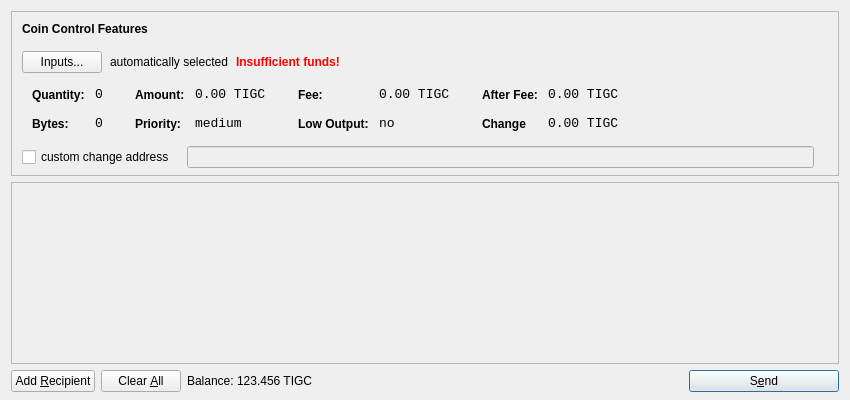
<?xml version="1.0" encoding="UTF-8"?>
<ui version="4.0">
 <class>SendCoinsDialog</class>
 <widget class="QDialog" name="SendCoinsDialog">
  <property name="geometry">
   <rect>
    <x>0</x>
    <y>0</y>
    <width>850</width>
    <height>400</height>
   </rect>
  </property>
  <property name="windowTitle">
   <string>Send Coins</string>
  </property>
  <layout class="QVBoxLayout" name="verticalLayout" stretch="0,1,0">
   <property name="bottomMargin">
    <number>8</number>
   </property>
   <item>
    <widget class="QFrame" name="frameCoinControl">
     <property name="sizePolicy">
      <sizepolicy hsizetype="Expanding" vsizetype="Expanding">
       <horstretch>0</horstretch>
       <verstretch>0</verstretch>
      </sizepolicy>
     </property>
     <property name="maximumSize">
      <size>
       <width>16777215</width>
       <height>16777215</height>
      </size>
     </property>
     <property name="frameShape">
      <enum>QFrame::StyledPanel</enum>
     </property>
     <property name="frameShadow">
      <enum>QFrame::Sunken</enum>
     </property>
     <layout class="QVBoxLayout" name="verticalLayoutCoinControl2">
      <property name="spacing">
       <number>-1</number>
      </property>
      <property name="leftMargin">
       <number>0</number>
      </property>
      <property name="topMargin">
       <number>0</number>
      </property>
      <property name="rightMargin">
       <number>0</number>
      </property>
      <property name="bottomMargin">
       <number>6</number>
      </property>
      <item>
       <layout class="QVBoxLayout" name="verticalLayoutCoinControl" stretch="0,0,0,0,1">
        <property name="spacing">
         <number>0</number>
        </property>
        <property name="leftMargin">
         <number>10</number>
        </property>
        <property name="topMargin">
         <number>10</number>
        </property>
        <item>
         <layout class="QHBoxLayout" name="horizontalLayoutCoinControl1">
          <property name="bottomMargin">
           <number>15</number>
          </property>
          <item>
           <widget class="QLabel" name="labelCoinControlFeatures">
            <property name="sizePolicy">
             <sizepolicy hsizetype="Preferred" vsizetype="Maximum">
              <horstretch>0</horstretch>
              <verstretch>0</verstretch>
             </sizepolicy>
            </property>
            <property name="font">
             <font>
              <weight>75</weight>
              <bold>true</bold>
             </font>
            </property>
            <property name="styleSheet">
             <string notr="true">font-weight:bold;</string>
            </property>
            <property name="text">
             <string>Coin Control Features</string>
            </property>
           </widget>
          </item>
         </layout>
        </item>
        <item>
         <layout class="QHBoxLayout" name="horizontalLayoutCoinControl2" stretch="0,0,0,0">
          <property name="spacing">
           <number>8</number>
          </property>
          <property name="bottomMargin">
           <number>10</number>
          </property>
          <item>
           <widget class="QPushButton" name="pushButtonCoinControl">
            <property name="styleSheet">
             <string notr="true"/>
            </property>
            <property name="text">
             <string>Inputs...</string>
            </property>
           </widget>
          </item>
          <item>
           <widget class="QLabel" name="labelCoinControlAutomaticallySelected">
            <property name="text">
             <string>automatically selected</string>
            </property>
            <property name="margin">
             <number>5</number>
            </property>
           </widget>
          </item>
          <item>
           <widget class="QLabel" name="labelCoinControlInsuffFunds">
            <property name="font">
             <font>
              <weight>75</weight>
              <bold>true</bold>
             </font>
            </property>
            <property name="styleSheet">
             <string notr="true">color:red;font-weight:bold;</string>
            </property>
            <property name="text">
             <string>Insufficient funds!</string>
            </property>
            <property name="margin">
             <number>5</number>
            </property>
           </widget>
          </item>
          <item>
           <spacer name="horizontalSpacerCoinControl">
            <property name="orientation">
             <enum>Qt::Horizontal</enum>
            </property>
            <property name="sizeHint" stdset="0">
             <size>
              <width>40</width>
              <height>1</height>
             </size>
            </property>
           </spacer>
          </item>
         </layout>
        </item>
        <item>
         <widget class="QWidget" name="widgetCoinControl" native="true">
          <property name="sizePolicy">
           <sizepolicy hsizetype="Preferred" vsizetype="Preferred">
            <horstretch>0</horstretch>
            <verstretch>0</verstretch>
           </sizepolicy>
          </property>
          <property name="minimumSize">
           <size>
            <width>0</width>
            <height>0</height>
           </size>
          </property>
          <property name="styleSheet">
           <string notr="true"/>
          </property>
          <layout class="QHBoxLayout" name="horizontalLayoutCoinControl5">
           <property name="margin">
            <number>0</number>
           </property>
           <item>
            <layout class="QHBoxLayout" name="horizontalLayoutCoinControl3" stretch="0,0,0,1">
             <property name="spacing">
              <number>20</number>
             </property>
             <property name="topMargin">
              <number>0</number>
             </property>
             <property name="bottomMargin">
              <number>10</number>
             </property>
             <item>
              <layout class="QFormLayout" name="formLayoutCoinControl1">
               <property name="horizontalSpacing">
                <number>10</number>
               </property>
               <property name="verticalSpacing">
                <number>14</number>
               </property>
               <property name="leftMargin">
                <number>10</number>
               </property>
               <property name="topMargin">
                <number>4</number>
               </property>
               <property name="rightMargin">
                <number>6</number>
               </property>
               <item row="0" column="0">
                <widget class="QLabel" name="labelCoinControlQuantityText">
                 <property name="styleSheet">
                  <string notr="true">font-weight:bold;</string>
                 </property>
                 <property name="text">
                  <string>Quantity:</string>
                 </property>
                 <property name="margin">
                  <number>0</number>
                 </property>
                </widget>
               </item>
               <item row="0" column="1">
                <widget class="QLabel" name="labelCoinControlQuantity">
                 <property name="font">
                  <font>
                   <family>Monospace</family>
                   <pointsize>10</pointsize>
                  </font>
                 </property>
                 <property name="cursor">
                  <cursorShape>IBeamCursor</cursorShape>
                 </property>
                 <property name="contextMenuPolicy">
                  <enum>Qt::ActionsContextMenu</enum>
                 </property>
                 <property name="text">
                  <string>0</string>
                 </property>
                 <property name="margin">
                  <number>0</number>
                 </property>
                 <property name="textInteractionFlags">
                  <set>Qt::LinksAccessibleByMouse|Qt::TextSelectableByKeyboard|Qt::TextSelectableByMouse</set>
                 </property>
                </widget>
               </item>
               <item row="1" column="0">
                <widget class="QLabel" name="labelCoinControlBytesText">
                 <property name="styleSheet">
                  <string notr="true">font-weight:bold;</string>
                 </property>
                 <property name="text">
                  <string>Bytes:</string>
                 </property>
                </widget>
               </item>
               <item row="1" column="1">
                <widget class="QLabel" name="labelCoinControlBytes">
                 <property name="font">
                  <font>
                   <family>Monospace</family>
                   <pointsize>10</pointsize>
                  </font>
                 </property>
                 <property name="cursor">
                  <cursorShape>IBeamCursor</cursorShape>
                 </property>
                 <property name="contextMenuPolicy">
                  <enum>Qt::ActionsContextMenu</enum>
                 </property>
                 <property name="text">
                  <string>0</string>
                 </property>
                 <property name="textInteractionFlags">
                  <set>Qt::LinksAccessibleByMouse|Qt::TextSelectableByKeyboard|Qt::TextSelectableByMouse</set>
                 </property>
                </widget>
               </item>
              </layout>
             </item>
             <item>
              <layout class="QFormLayout" name="formLayoutCoinControl2">
               <property name="horizontalSpacing">
                <number>10</number>
               </property>
               <property name="verticalSpacing">
                <number>14</number>
               </property>
               <property name="leftMargin">
                <number>6</number>
               </property>
               <property name="topMargin">
                <number>4</number>
               </property>
               <property name="rightMargin">
                <number>6</number>
               </property>
               <item row="0" column="0">
                <widget class="QLabel" name="labelCoinControlAmountText">
                 <property name="styleSheet">
                  <string notr="true">font-weight:bold;</string>
                 </property>
                 <property name="text">
                  <string>Amount:</string>
                 </property>
                 <property name="margin">
                  <number>0</number>
                 </property>
                </widget>
               </item>
               <item row="0" column="1">
                <widget class="QLabel" name="labelCoinControlAmount">
                 <property name="font">
                  <font>
                   <family>Monospace</family>
                   <pointsize>10</pointsize>
                  </font>
                 </property>
                 <property name="cursor">
                  <cursorShape>IBeamCursor</cursorShape>
                 </property>
                 <property name="contextMenuPolicy">
                  <enum>Qt::ActionsContextMenu</enum>
                 </property>
                 <property name="text">
                  <string>0.00 TIGC</string>
                 </property>
                 <property name="textInteractionFlags">
                  <set>Qt::LinksAccessibleByMouse|Qt::TextSelectableByKeyboard|Qt::TextSelectableByMouse</set>
                 </property>
                </widget>
               </item>
               <item row="1" column="0">
                <widget class="QLabel" name="labelCoinControlPriorityText">
                 <property name="styleSheet">
                  <string notr="true">font-weight:bold;</string>
                 </property>
                 <property name="text">
                  <string>Priority:</string>
                 </property>
                </widget>
               </item>
               <item row="1" column="1">
                <widget class="QLabel" name="labelCoinControlPriority">
                 <property name="font">
                  <font>
                   <family>Monospace</family>
                   <pointsize>10</pointsize>
                  </font>
                 </property>
                 <property name="cursor">
                  <cursorShape>IBeamCursor</cursorShape>
                 </property>
                 <property name="contextMenuPolicy">
                  <enum>Qt::ActionsContextMenu</enum>
                 </property>
                 <property name="text">
                  <string>medium</string>
                 </property>
                 <property name="textInteractionFlags">
                  <set>Qt::LinksAccessibleByMouse|Qt::TextSelectableByKeyboard|Qt::TextSelectableByMouse</set>
                 </property>
                </widget>
               </item>
              </layout>
             </item>
             <item>
              <layout class="QFormLayout" name="formLayoutCoinControl3">
               <property name="horizontalSpacing">
                <number>10</number>
               </property>
               <property name="verticalSpacing">
                <number>14</number>
               </property>
               <property name="leftMargin">
                <number>6</number>
               </property>
               <property name="topMargin">
                <number>4</number>
               </property>
               <property name="rightMargin">
                <number>6</number>
               </property>
               <item row="0" column="0">
                <widget class="QLabel" name="labelCoinControlFeeText">
                 <property name="styleSheet">
                  <string notr="true">font-weight:bold;</string>
                 </property>
                 <property name="text">
                  <string>Fee:</string>
                 </property>
                 <property name="margin">
                  <number>0</number>
                 </property>
                </widget>
               </item>
               <item row="0" column="1">
                <widget class="QLabel" name="labelCoinControlFee">
                 <property name="font">
                  <font>
                   <family>Monospace</family>
                   <pointsize>10</pointsize>
                  </font>
                 </property>
                 <property name="cursor">
                  <cursorShape>IBeamCursor</cursorShape>
                 </property>
                 <property name="contextMenuPolicy">
                  <enum>Qt::ActionsContextMenu</enum>
                 </property>
                 <property name="text">
                  <string>0.00 TIGC</string>
                 </property>
                 <property name="textInteractionFlags">
                  <set>Qt::LinksAccessibleByMouse|Qt::TextSelectableByKeyboard|Qt::TextSelectableByMouse</set>
                 </property>
                </widget>
               </item>
               <item row="1" column="0">
                <widget class="QLabel" name="labelCoinControlLowOutputText">
                 <property name="styleSheet">
                  <string notr="true">font-weight:bold;</string>
                 </property>
                 <property name="text">
                  <string>Low Output:</string>
                 </property>
                </widget>
               </item>
               <item row="1" column="1">
                <widget class="QLabel" name="labelCoinControlLowOutput">
                 <property name="font">
                  <font>
                   <family>Monospace</family>
                   <pointsize>10</pointsize>
                  </font>
                 </property>
                 <property name="cursor">
                  <cursorShape>IBeamCursor</cursorShape>
                 </property>
                 <property name="contextMenuPolicy">
                  <enum>Qt::ActionsContextMenu</enum>
                 </property>
                 <property name="text">
                  <string>no</string>
                 </property>
                 <property name="textInteractionFlags">
                  <set>Qt::LinksAccessibleByMouse|Qt::TextSelectableByKeyboard|Qt::TextSelectableByMouse</set>
                 </property>
                </widget>
               </item>
              </layout>
             </item>
             <item>
              <layout class="QFormLayout" name="formLayoutCoinControl4">
               <property name="horizontalSpacing">
                <number>10</number>
               </property>
               <property name="verticalSpacing">
                <number>14</number>
               </property>
               <property name="leftMargin">
                <number>6</number>
               </property>
               <property name="topMargin">
                <number>4</number>
               </property>
               <property name="rightMargin">
                <number>6</number>
               </property>
               <item row="0" column="0">
                <widget class="QLabel" name="labelCoinControlAfterFeeText">
                 <property name="styleSheet">
                  <string notr="true">font-weight:bold;</string>
                 </property>
                 <property name="text">
                  <string>After Fee:</string>
                 </property>
                 <property name="margin">
                  <number>0</number>
                 </property>
                </widget>
               </item>
               <item row="0" column="1">
                <widget class="QLabel" name="labelCoinControlAfterFee">
                 <property name="font">
                  <font>
                   <family>Monospace</family>
                   <pointsize>10</pointsize>
                  </font>
                 </property>
                 <property name="cursor">
                  <cursorShape>IBeamCursor</cursorShape>
                 </property>
                 <property name="contextMenuPolicy">
                  <enum>Qt::ActionsContextMenu</enum>
                 </property>
                 <property name="text">
                  <string>0.00 TIGC</string>
                 </property>
                 <property name="textInteractionFlags">
                  <set>Qt::LinksAccessibleByMouse|Qt::TextSelectableByKeyboard|Qt::TextSelectableByMouse</set>
                 </property>
                </widget>
               </item>
               <item row="1" column="0">
                <widget class="QLabel" name="labelCoinControlChangeText">
                 <property name="styleSheet">
                  <string notr="true">font-weight:bold;</string>
                 </property>
                 <property name="text">
                  <string>Change</string>
                 </property>
                </widget>
               </item>
               <item row="1" column="1">
                <widget class="QLabel" name="labelCoinControlChange">
                 <property name="font">
                  <font>
                   <family>Monospace</family>
                   <pointsize>10</pointsize>
                  </font>
                 </property>
                 <property name="cursor">
                  <cursorShape>IBeamCursor</cursorShape>
                 </property>
                 <property name="contextMenuPolicy">
                  <enum>Qt::ActionsContextMenu</enum>
                 </property>
                 <property name="text">
                  <string>0.00 TIGC</string>
                 </property>
                 <property name="textInteractionFlags">
                  <set>Qt::LinksAccessibleByMouse|Qt::TextSelectableByKeyboard|Qt::TextSelectableByMouse</set>
                 </property>
                </widget>
               </item>
              </layout>
             </item>
            </layout>
           </item>
          </layout>
         </widget>
        </item>
        <item>
         <layout class="QHBoxLayout" name="horizontalLayoutCoinControl4" stretch="0,0,0">
          <property name="spacing">
           <number>12</number>
          </property>
          <property name="sizeConstraint">
           <enum>QLayout::SetDefaultConstraint</enum>
          </property>
          <property name="topMargin">
           <number>5</number>
          </property>
          <property name="rightMargin">
           <number>5</number>
          </property>
          <item>
           <widget class="QCheckBox" name="checkBoxCoinControlChange">
            <property name="text">
             <string>custom change address</string>
            </property>
           </widget>
          </item>
          <item>
           <widget class="QLineEdit" name="lineEditCoinControlChange">
            <property name="enabled">
             <bool>false</bool>
            </property>
            <property name="sizePolicy">
             <sizepolicy hsizetype="Expanding" vsizetype="Fixed">
              <horstretch>0</horstretch>
              <verstretch>0</verstretch>
             </sizepolicy>
            </property>
           </widget>
          </item>
          <item>
           <widget class="QLabel" name="labelCoinControlChangeLabel">
            <property name="sizePolicy">
             <sizepolicy hsizetype="Preferred" vsizetype="Expanding">
              <horstretch>0</horstretch>
              <verstretch>0</verstretch>
             </sizepolicy>
            </property>
            <property name="minimumSize">
             <size>
              <width>0</width>
              <height>0</height>
             </size>
            </property>
            <property name="text">
             <string/>
            </property>
            <property name="margin">
             <number>3</number>
            </property>
           </widget>
          </item>
         </layout>
        </item>
        <item>
         <spacer name="verticalSpacerCoinControl">
          <property name="orientation">
           <enum>Qt::Vertical</enum>
          </property>
          <property name="sizeHint" stdset="0">
           <size>
            <width>800</width>
            <height>1</height>
           </size>
          </property>
         </spacer>
        </item>
       </layout>
      </item>
     </layout>
    </widget>
   </item>
   <item>
    <widget class="QScrollArea" name="scrollArea">
     <property name="widgetResizable">
      <bool>true</bool>
     </property>
     <widget class="QWidget" name="scrollAreaWidgetContents">
      <property name="geometry">
       <rect>
        <x>0</x>
        <y>0</y>
        <width>830</width>
        <height>165</height>
       </rect>
      </property>
      <layout class="QVBoxLayout" name="verticalLayout_2">
       <property name="margin">
        <number>0</number>
       </property>
       <item>
        <layout class="QVBoxLayout" name="entries">
         <property name="spacing">
          <number>6</number>
         </property>
        </layout>
       </item>
       <item>
        <spacer name="verticalSpacer">
         <property name="orientation">
          <enum>Qt::Vertical</enum>
         </property>
         <property name="sizeHint" stdset="0">
          <size>
           <width>20</width>
           <height>40</height>
          </size>
         </property>
        </spacer>
       </item>
      </layout>
     </widget>
    </widget>
   </item>
   <item>
    <layout class="QHBoxLayout" name="horizontalLayout">
     <item>
      <widget class="QPushButton" name="addButton">
       <property name="toolTip">
        <string>Send to multiple recipients at once</string>
       </property>
       <property name="text">
        <string>Add &amp;Recipient</string>
       </property>
       <property name="icon">
        <iconset resource="../bitcoin.qrc">
         <normaloff>:/icons/add</normaloff>:/icons/add</iconset>
       </property>
       <property name="autoDefault">
        <bool>false</bool>
       </property>
      </widget>
     </item>
     <item>
      <widget class="QPushButton" name="clearButton">
       <property name="sizePolicy">
        <sizepolicy hsizetype="Minimum" vsizetype="Fixed">
         <horstretch>0</horstretch>
         <verstretch>0</verstretch>
        </sizepolicy>
       </property>
       <property name="toolTip">
        <string>Remove all transaction fields</string>
       </property>
       <property name="text">
        <string>Clear &amp;All</string>
       </property>
       <property name="icon">
        <iconset resource="../bitcoin.qrc">
         <normaloff>:/icons/remove</normaloff>:/icons/remove</iconset>
       </property>
       <property name="autoRepeatDelay">
        <number>300</number>
       </property>
       <property name="autoDefault">
        <bool>false</bool>
       </property>
      </widget>
     </item>
     <item>
      <layout class="QHBoxLayout" name="horizontalLayout_2">
       <property name="spacing">
        <number>3</number>
       </property>
       <item>
        <widget class="QLabel" name="label">
         <property name="sizePolicy">
          <sizepolicy hsizetype="Preferred" vsizetype="Fixed">
           <horstretch>0</horstretch>
           <verstretch>0</verstretch>
          </sizepolicy>
         </property>
         <property name="text">
          <string>Balance:</string>
         </property>
        </widget>
       </item>
       <item>
        <widget class="QLabel" name="labelBalance">
         <property name="sizePolicy">
          <sizepolicy hsizetype="Preferred" vsizetype="Fixed">
           <horstretch>0</horstretch>
           <verstretch>0</verstretch>
          </sizepolicy>
         </property>
         <property name="cursor">
          <cursorShape>IBeamCursor</cursorShape>
         </property>
         <property name="text">
          <string>123.456 TIGC</string>
         </property>
         <property name="textInteractionFlags">
          <set>Qt::LinksAccessibleByMouse|Qt::TextSelectableByKeyboard|Qt::TextSelectableByMouse</set>
         </property>
        </widget>
       </item>
      </layout>
     </item>
     <item>
      <spacer name="horizontalSpacer">
       <property name="orientation">
        <enum>Qt::Horizontal</enum>
       </property>
       <property name="sizeHint" stdset="0">
        <size>
         <width>40</width>
         <height>20</height>
        </size>
       </property>
      </spacer>
     </item>
     <item>
      <widget class="QPushButton" name="sendButton">
       <property name="minimumSize">
        <size>
         <width>150</width>
         <height>0</height>
        </size>
       </property>
       <property name="toolTip">
        <string>Confirm the send action</string>
       </property>
       <property name="text">
        <string>S&amp;end</string>
       </property>
       <property name="icon">
        <iconset resource="../bitcoin.qrc">
         <normaloff>:/icons/send</normaloff>:/icons/send</iconset>
       </property>
       <property name="default">
        <bool>true</bool>
       </property>
      </widget>
     </item>
    </layout>
   </item>
  </layout>
 </widget>
 <resources>
  <include location="../bitcoin.qrc"/>
 </resources>
 <connections/>
</ui>
